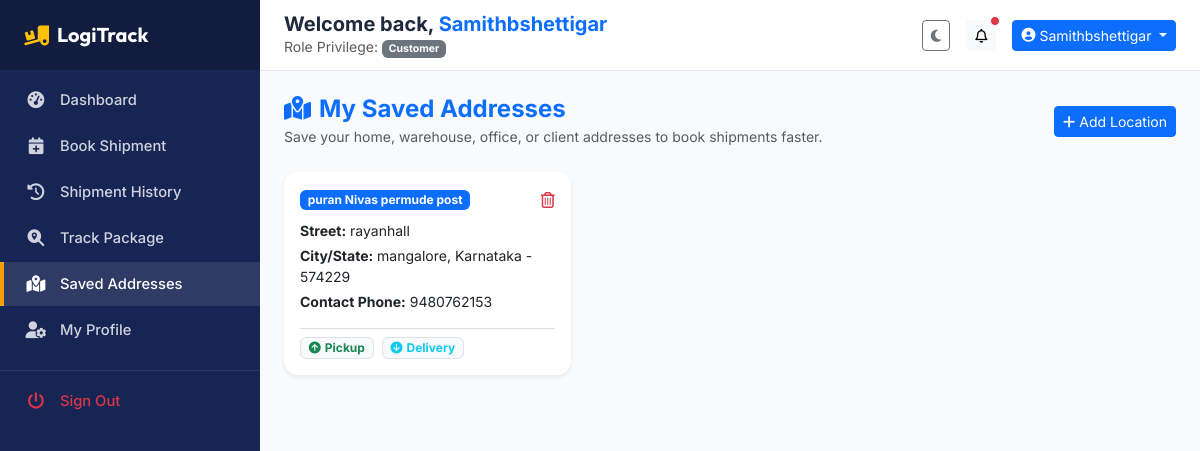
The page /customer/addresses (signed in) on the database its author committed.
### app/models.py (models this page shows, shortened)
class BaseModel(db.Model):
    __abstract__ = True

class User(BaseModel):
    __tablename__ = 'users'
    id = db.Column(db.Integer, primary_key=True)
    username = db.Column(db.String(80), unique=True, nullable=False)
    email = db.Column(db.String(120), unique=True, nullable=False)
    password_hash = db.Column(db.String(255), nullable=False)
    role_id = db.Column(db.Integer, db.ForeignKey('roles.id'), nullable=False)
    branch_id = db.Column(db.Integer, db.ForeignKey('branches.id', ondelete='SET NULL'), nullable=True)
    is_active = db.Column(db.Boolean, default=True)
    created_at = db.Column(db.DateTime, default=datetime.utcnow)
    updated_at = db.Column(db.DateTime, default=datetime.utcnow, onupdate=datetime.utcnow)
    customer_profile = db.relationship('Customer', backref='user', uselist=False, cascade="all, delete-orphan")
    driver_profile = db.relationship('Driver', backref='user', uselist=False, cascade="all, delete-orphan")
    addresses = db.relationship('Address', backref='user', lazy=True, cascade="all, delete-orphan")
    notifications = db.relationship('Notification', backref='user', lazy=True, cascade="all, delete-orphan")
    activity_logs = db.relationship('ActivityLog', backref='user', lazy=True)

class Role(BaseModel):
    __tablename__ = 'roles'
    id = db.Column(db.Integer, primary_key=True)
    name = db.Column(db.String(50), unique=True, nullable=False)
    description = db.Column(db.String(255))
    users = db.relationship('User', backref='role', lazy=True)

class Address(BaseModel):
    __tablename__ = 'addresses'
    id = db.Column(db.Integer, primary_key=True)
    user_id = db.Column(db.Integer, db.ForeignKey('users.id', ondelete='CASCADE'), nullable=False)
    label = db.Column(db.String(50), nullable=False)  # Home, Office, Warehouse
    address_line = db.Column(db.String(255), nullable=False)
    city = db.Column(db.String(100), nullable=False)
    state = db.Column(db.String(100), nullable=False)
    zip_code = db.Column(db.String(20), nullable=False)
    phone = db.Column(db.String(20), nullable=False)
    is_pickup = db.Column(db.Boolean, default=True)
    is_delivery = db.Column(db.Boolean, default=True)
    created_at = db.Column(db.DateTime, default=datetime.utcnow)

### app/blueprints/customer/routes.py (the view)
@customer_bp.route('/addresses')
@login_required
@role_required('Customer')
def list_addresses():
    addresses = Address.query.filter_by(user_id=g.user.id).all()
    return render_template('customer/addresses.html', addresses=addresses)

### app/templates/customer/addresses.html (shortened to what this page needs)
{% extends "base.html" %}
{% block content %}
<div class="d-flex justify-content-between align-items-center mb-4">
    <div>
        <h4 class="fw-bold mb-0 text-primary"><i class="fa-solid fa-map-location-dot me-2"></i>My Saved Addresses</h4>
        <small class="text-muted">Save your home, warehouse, office, or client addresses to book shipments faster.</small>
    </div>
    <a href="{{ url_for('customer.add_address') }}" class="btn btn-primary btn-sm"><i class="fa-solid fa-plus me-1"></i>Add Location</a>
</div>
<div class="row g-3">
    {% if addresses %}
        {% for addr in addresses %}
        <div class="col-md-6 col-lg-4">
            <div class="card border-0 shadow-sm kpi-card p-3">
                <div class="d-flex justify-content-between align-items-center mb-2">
                    <span class="badge bg-primary">{{ addr.label }}</span>
                    <a href="{{ url_for('customer.delete_address', id=addr.id) }}" class="text-danger" onclick="return confirm('Remove this saved address?')" title="Remove Address"><i class="fa-regular fa-trash-can"></i></a>
                </div>
                <p class="mb-1 small text-dark"><b>Street:</b> {{ addr.address_line }}</p>
                <p class="mb-1 small text-dark"><b>City/State:</b> {{ addr.city }}, {{ addr.state }} - {{ addr.zip_code }}</p>
                <p class="mb-2 small text-dark"><b>Contact Phone:</b> {{ addr.phone }}</p>
                <div class="border-top pt-2 mt-2 d-flex gap-2">
                    {% if addr.is_pickup %}
                        <span class="badge bg-light text-success border"><i class="fa-solid fa-circle-arrow-up me-1"></i>Pickup</span>
                    {% endif %}
                    {% if addr.is_delivery %}
                        <span class="badge bg-light text-info border"><i class="fa-solid fa-circle-arrow-down me-1"></i>Delivery</span>
                    {% endif %}
                </div>
            </div>
        </div>
        {% endfor %}
    {% endif %}
</div>
{% endblock %}

### app/templates/base.html (shortened to what this page needs)
<!DOCTYPE html>
<html lang="en">
<head>
    <link href="https://cdn.jsdelivr.net/npm/bootstrap@5.3.2/dist/css/bootstrap.min.css" rel="stylesheet">
    <link rel="stylesheet" href="https://cdnjs.cloudflare.com/ajax/libs/font-awesome/6.4.2/css/all.min.css">
    <link rel="stylesheet" href="https://unpkg.com/leaflet@1.9.4/dist/leaflet.css"/>
    <link rel="stylesheet" href="{{ url_for('static', filename='css/style.css') }}">
</head>
<body data-theme="light">
    <div class="toast-container position-fixed top-0 end-0 p-3" style="z-index: 1100;">
    </div>
    {% if current_user %}
    <div class="dashboard-container">
        <aside class="sidebar" id="app-sidebar">
            <div class="sidebar-header">
                <a href="/" class="text-white text-decoration-none d-flex align-items-center">
                    <i class="fa-solid fa-truck-ramp-box fa-lg me-2 text-warning"></i>
                    <span class="fs-5 fw-bold font-brand">LogiTrack</span>
                </a>
            </div>
            <ul class="sidebar-menu mt-2">
                {% if current_user.role.name == 'Administrator' %}
                    <li class="sidebar-menu-item {% if request.endpoint == 'admin.dashboard' %}active{% endif %}">
                        <a href="{{ url_for('admin.dashboard') }}"><i class="fa-solid fa-chart-pie"></i><span>Overview</span></a>
                    </li>
                    <li class="sidebar-menu-item {% if 'shipments' in request.endpoint %}active{% endif %}">
                        <a href="{{ url_for('admin.list_shipments') }}"><i class="fa-solid fa-cubes"></i><span>Shipments</span></a>
                    </li>
                    <li class="sidebar-menu-item {% if 'customers' in request.endpoint %}active{% endif %}">
                        <a href="{{ url_for('admin.list_customers') }}"><i class="fa-solid fa-user-group"></i><span>Customers</span></a>
                    </li>
                    <li class="sidebar-menu-item {% if 'drivers' in request.endpoint %}active{% endif %}">
                        <a href="{{ url_for('admin.list_drivers') }}"><i class="fa-solid fa-id-badge"></i><span>Drivers</span></a>
                    </li>
                    <li class="sidebar-menu-item {% if 'vehicles' in request.endpoint %}active{% endif %}">
                        <a href="{{ url_for('admin.list_vehicles') }}"><i class="fa-solid fa-truck-monster"></i><span>Fleet Vehicles</span></a>
                    </li>
                    <li class="sidebar-menu-item {% if 'branches' in request.endpoint %}active{% endif %}">
                        <a href="{{ url_for('admin.list_branches') }}"><i class="fa-solid fa-warehouse"></i><span>Branches</span></a>
                    </li>
                    <li class="sidebar-menu-item {% if 'employees' in request.endpoint %}active{% endif %}">
                        <a href="{{ url_for('admin.list_employees') }}"><i class="fa-solid fa-users-gear"></i><span>Staff Manage</span></a>
                    </li>
                    <li class="sidebar-menu-item {% if 'payments' in request.endpoint %}active{% endif %}">
                        <a href="{{ url_for('admin.list_payments') }}"><i class="fa-solid fa-file-invoice-dollar"></i><span>Payments</span></a>
                    </li>
                    <li class="sidebar-menu-item {% if 'feedback' in request.endpoint %}active{% endif %}">
                        <a href="{{ url_for('admin.list_feedback') }}"><i class="fa-solid fa-comments"></i><span>Reviews</span></a>
                    </li>
                    <li class="sidebar-menu-item {% if 'reports' in request.endpoint %}active{% endif %}">
                        <a href="{{ url_for('reports.index') }}"><i class="fa-solid fa-chart-line"></i><span>Reports Panel</span></a>
                    </li>
                    <li class="sidebar-menu-item {% if 'settings' in request.endpoint %}active{% endif %}">
                        <a href="{{ url_for('admin.system_settings') }}"><i class="fa-solid fa-sliders"></i><span>System Config</span></a>
                    </li>
                {% elif current_user.role.name == 'Customer' %}
                    <li class="sidebar-menu-item {% if request.endpoint == 'customer.dashboard' %}active{% endif %}">
                        <a href="{{ url_for('customer.dashboard') }}"><i class="fa-solid fa-gauge-high"></i><span>Dashboard</span></a>
                    </li>
                    <li class="sidebar-menu-item {% if request.endpoint == 'customer.book_shipment' %}active{% endif %}">
                        <a href="{{ url_for('customer.book_shipment') }}"><i class="fa-solid fa-calendar-plus"></i><span>Book Shipment</span></a>
                    </li>
                    <li class="sidebar-menu-item {% if request.endpoint in ['customer.shipment_history'] %}active{% endif %}">
                        <a href="{{ url_for('customer.shipment_history') }}"><i class="fa-solid fa-clock-rotate-left"></i><span>Shipment History</span></a>
                    </li>
                    <li class="sidebar-menu-item {% if request.endpoint == 'customer.public_track' %}active{% endif %}">
                        <a href="{{ url_for('customer.public_track') }}"><i class="fa-solid fa-magnifying-glass-location"></i><span>Track Package</span></a>
                    </li>
                    <li class="sidebar-menu-item {% if request.endpoint == 'customer.list_addresses' %}active{% endif %}">
                        <a href="{{ url_for('customer.list_addresses') }}"><i class="fa-solid fa-map-location-dot"></i><span>Saved Addresses</span></a>
                    </li>
                    <li class="sidebar-menu-item {% if request.endpoint == 'auth.profile' %}active{% endif %}">
                        <a href="{{ url_for('auth.profile') }}"><i class="fa-solid fa-user-gear"></i><span>My Profile</span></a>
                    </li>
                {% endif %}
                <li class="sidebar-menu-item mt-3 pt-2 border-top border-secondary border-opacity-25">
                    <a href="{{ url_for('auth.logout') }}" class="text-danger"><i class="fa-solid fa-power-off text-danger"></i><span>Sign Out</span></a>
                </li>
            </ul>
        </aside>
        <main class="main-content">
            <header class="top-navbar d-flex align-items-center justify-content-between">
                <div class="d-flex align-items-center gap-2">
                    <div>
                        <h5 class="mb-0 fw-bold d-none d-sm-block">Welcome back, <span class="text-primary">{{ current_user.username }}</span></h5>
                        <small class="text-muted d-none d-md-block">Role Privilege: <span class="badge bg-secondary">{{ current_user.role.name }}</span></small>
                    </div>
                </div>
                <div class="d-flex align-items-center gap-2 gap-sm-3">
                    <button class="btn btn-outline-secondary btn-sm" id="theme-toggle" title="Switch Theme" aria-label="Switch Theme">
                        <i class="fa-solid fa-moon" id="theme-icon"></i>
                    </button>
                    <div class="dropdown">
                        <button class="btn btn-light position-relative btn-sm" type="button" data-bs-toggle="dropdown" aria-expanded="false" aria-label="Notifications">
                            <i class="fa-regular fa-bell"></i>
                            {% if current_user.notifications and current_user.notifications|selectattr("is_read", "equalto", False)|list|length > 0 %}
                                <span class="position-absolute top-0 start-100 translate-middle p-1 bg-danger border border-light rounded-circle"></span>
                            {% endif %}
                        </button>
                    </div>
                    <div class="dropdown">
                        <button class="btn btn-primary btn-sm dropdown-toggle d-flex align-items-center gap-1" type="button" data-bs-toggle="dropdown" aria-expanded="false">
                            <i class="fa-solid fa-circle-user"></i>
                            <span class="d-none d-sm-inline">{{ current_user.username }}</span>
                        </button>
                    </div>
                </div>
            </header>
            <div class="content-wrapper container-fluid p-2 p-sm-3 p-lg-4">
                {% block content %}{% endblock %}
            </div>
        </main>
    </div>
    {% endif %}
</body>
</html>

### rows shown on the page
User: username "Samithbshettigar"
Role: role.name "Customer"
Address: label "puran Nivas permude post", address_line "rayanhall", city "mangalore", state "Karnataka", zip_code "574229", phone "9480762153", is_pickup True (drawn), is_delivery True (drawn)
